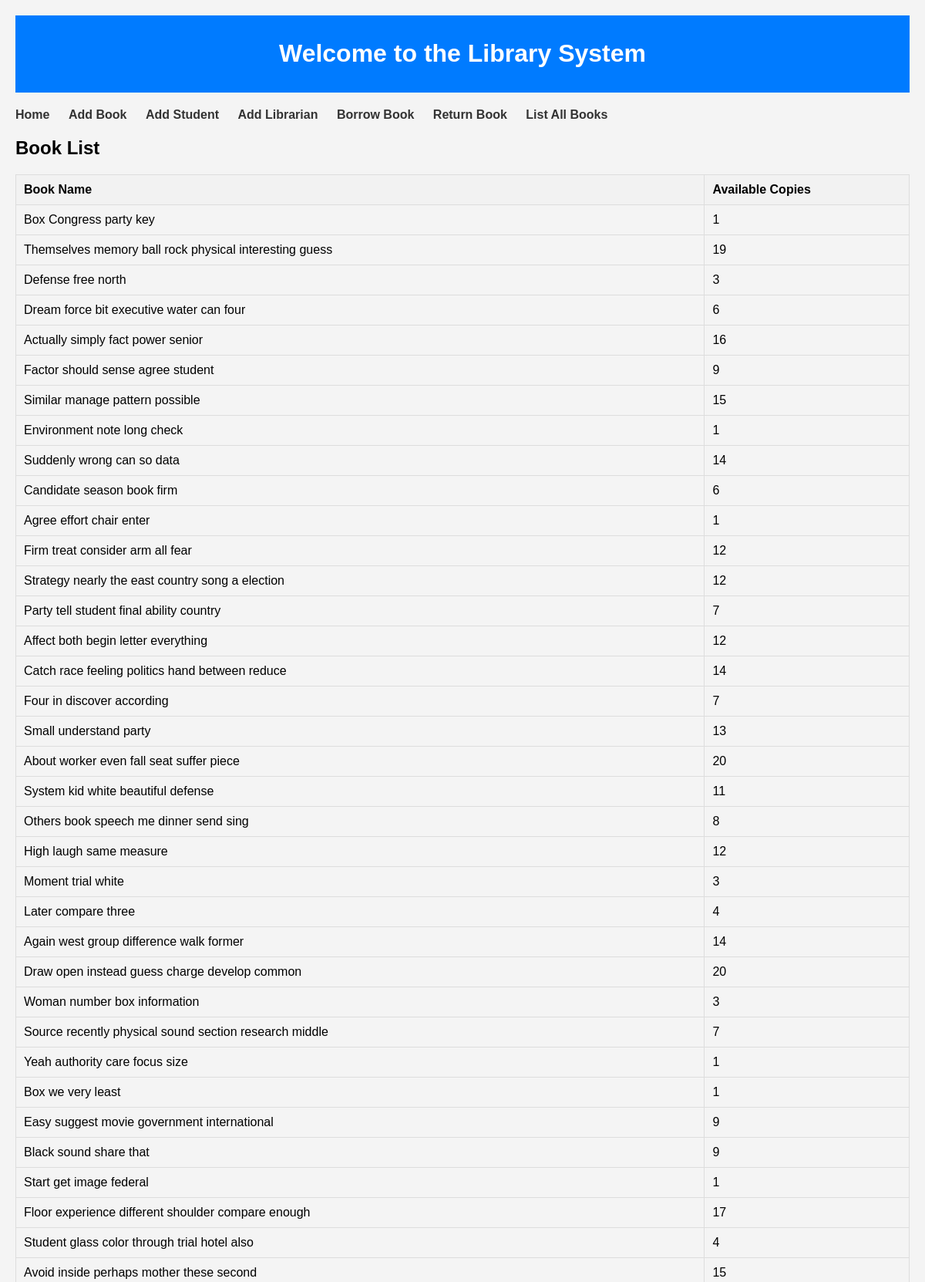
The page / (upper part) on the database its author committed.
### library/models.py (models this page shows, shortened)
class Book(models.Model):
    title = models.CharField(max_length=100)
    total_copies = models.PositiveIntegerField()
    available_copies = models.PositiveIntegerField()
    borrowed_dates = models.ManyToManyField('Student', through='BorrowedBook')

### library/views.py (the view)
# urls.py: path('', views.home, name='home'),
def home(request):
    books = Book.objects.all()
    return render(request, 'home.html', {'books': books})

### library/templates/home.html (shortened to what this page needs)
{% load static %}
<!DOCTYPE html>
<html>
<head>
    <link rel="stylesheet" type="text/css" href="{% static 'home.css' %}">
</head>
<body>
    <div class="container">
        <div class="header">
            <h1>Welcome to the Library System</h1>
        </div>
        <ul class="navigation">
            <li><a href="{% url 'home' %}">Home</a></li>
            <li><a href="{% url 'add_book' %}">Add Book</a></li>
            <li><a href="{% url 'add_student' %}">Add Student</a></li>
            <li><a href="{% url 'add_librarian' %}">Add Librarian</a></li>
            <li><a href="{% url 'borrow_book' %}">Borrow Book</a></li>
            <li><a href="{% url 'return_book' %}">Return Book</a></li>
            <li><a href="{% url 'book_list' %}">List All Books</a></li>
        </ul>
        <h2>Book List</h2>
        <table class="book-list">
            <thead>
                <tr>
                    <th>Book Name</th>
                    <th>Available Copies</th>
                </tr>
            </thead>
            <tbody>
                {% for book in books %}
                    <tr>
                        <td>{{ book.title }}</td>
                        <td>{{ book.available_copies }}</td>
                    </tr>
                {% endfor %}
            </tbody>
        </table>
    </div>
</body>
</html>

### library/static/home.css (style rules this page uses)
body { font-family: Arial, sans-serif; background-color: #f4f4f4; margin: 0; padding: 0; }
.container { max-width: 1200px; margin: 0 auto; padding: 20px; }
.header { background-color: #007bff; color: #fff; padding: 10px; text-align: center; }
.navigation { list-style: none; padding: 0; margin: 20px 0; }
.navigation li { display: inline; margin-right: 20px; }
.navigation a { text-decoration: none; color: #333; font-weight: bold; }
.book-list { margin-top: 20px; width: 100%; border-collapse: collapse; }
.book-list th, .book-list td { padding: 10px; border: 1px solid #ddd; text-align: left; }
.book-list th { background-color: #f2f2f2; font-weight: bold; }

### rows shown on the page
Book: title "Box Congress party key", available_copies "1"
Book: title "Themselves memory ball rock physical interesting guess", available_copies "19"
Book: title "Defense free north", available_copies "3"
Book: title "Dream force bit executive water can four", available_copies "6"
Book: title "Actually simply fact power senior", available_copies "16"
Book: title "Factor should sense agree student", available_copies "9"
Book: title "Similar manage pattern possible", available_copies "15"
Book: title "Environment note long check", available_copies "1"
Book: title "Suddenly wrong can so data", available_copies "14"
Book: title "Candidate season book firm", available_copies "6"
Book: title "Agree effort chair enter", available_copies "1"
Book: title "Firm treat consider arm all fear", available_copies "12"
Book: title "Strategy nearly the east country song a election", available_copies "12"
Book: title "Party tell student final ability country", available_copies "7"
Book: title "Affect both begin letter everything", available_copies "12"
Book: title "Catch race feeling politics hand between reduce", available_copies "14"
Book: title "Four in discover according", available_copies "7"
Book: title "Small understand party", available_copies "13"
Book: title "About worker even fall seat suffer piece", available_copies "20"
Book: title "System kid white beautiful defense", available_copies "11"
Book: title "Others book speech me dinner send sing", available_copies "8"
Book: title "High laugh same measure", available_copies "12"
Book: title "Moment trial white", available_copies "3"
Book: title "Later compare three", available_copies "4"
Book: title "Again west group difference walk former", available_copies "14"
Book: title "Draw open instead guess charge develop common", available_copies "20"
Book: title "Woman number box information", available_copies "3"
Book: title "Source recently physical sound section research middle", available_copies "7"
Book: title "Yeah authority care focus size", available_copies "1"
Book: title "Box we very least", available_copies "1"
Book: title "Easy suggest movie government international", available_copies "9"
Book: title "Black sound share that", available_copies "9"
Book: title "Start get image federal", available_copies "1"
Book: title "Floor experience different shoulder compare enough", available_copies "17"
Book: title "Student glass color through trial hotel also", available_copies "4"
Book: title "Avoid inside perhaps mother these second", available_copies "15"
